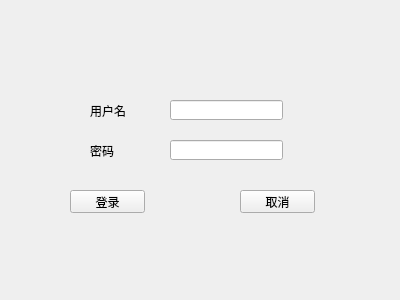
<?xml version="1.0" encoding="UTF-8"?>
<ui version="4.0">
 <class>Form</class>
 <widget class="QWidget" name="Form">
  <property name="geometry">
   <rect>
    <x>0</x>
    <y>0</y>
    <width>400</width>
    <height>300</height>
   </rect>
  </property>
  <property name="windowTitle">
   <string>Form</string>
  </property>
  <widget class="QLineEdit" name="lEdit_user">
   <property name="geometry">
    <rect>
     <x>170</x>
     <y>100</y>
     <width>113</width>
     <height>20</height>
    </rect>
   </property>
  </widget>
  <widget class="QLabel" name="label">
   <property name="geometry">
    <rect>
     <x>90</x>
     <y>100</y>
     <width>61</width>
     <height>21</height>
    </rect>
   </property>
   <property name="text">
    <string>用户名</string>
   </property>
  </widget>
  <widget class="QLineEdit" name="lEdit_password">
   <property name="geometry">
    <rect>
     <x>170</x>
     <y>140</y>
     <width>113</width>
     <height>20</height>
    </rect>
   </property>
  </widget>
  <widget class="QLabel" name="label_2">
   <property name="geometry">
    <rect>
     <x>90</x>
     <y>140</y>
     <width>61</width>
     <height>21</height>
    </rect>
   </property>
   <property name="text">
    <string>密码</string>
   </property>
  </widget>
  <widget class="QPushButton" name="bthLogin">
   <property name="geometry">
    <rect>
     <x>70</x>
     <y>190</y>
     <width>75</width>
     <height>23</height>
    </rect>
   </property>
   <property name="text">
    <string>登录</string>
   </property>
  </widget>
  <widget class="QPushButton" name="btnCancel">
   <property name="geometry">
    <rect>
     <x>240</x>
     <y>190</y>
     <width>75</width>
     <height>23</height>
    </rect>
   </property>
   <property name="text">
    <string>取消</string>
   </property>
  </widget>
 </widget>
 <resources/>
 <connections>
  <connection>
   <sender>btnCancel</sender>
   <signal>clicked()</signal>
   <receiver>Form</receiver>
   <slot>close()</slot>
   <hints>
    <hint type="sourcelabel">
     <x>273</x>
     <y>205</y>
    </hint>
    <hint type="destinationlabel">
     <x>275</x>
     <y>224</y>
    </hint>
   </hints>
  </connection>
  <connection>
   <sender>bthLogin</sender>
   <signal>clicked()</signal>
   <receiver>Form</receiver>
   <slot>on_btnLogin_clicked()</slot>
   <hints>
    <hint type="sourcelabel">
     <x>105</x>
     <y>206</y>
    </hint>
    <hint type="destinationlabel">
     <x>105</x>
     <y>225</y>
    </hint>
   </hints>
  </connection>
 </connections>
 <slots>
  <slot>on_btnLogin_clicked()</slot>
 </slots>
</ui>
